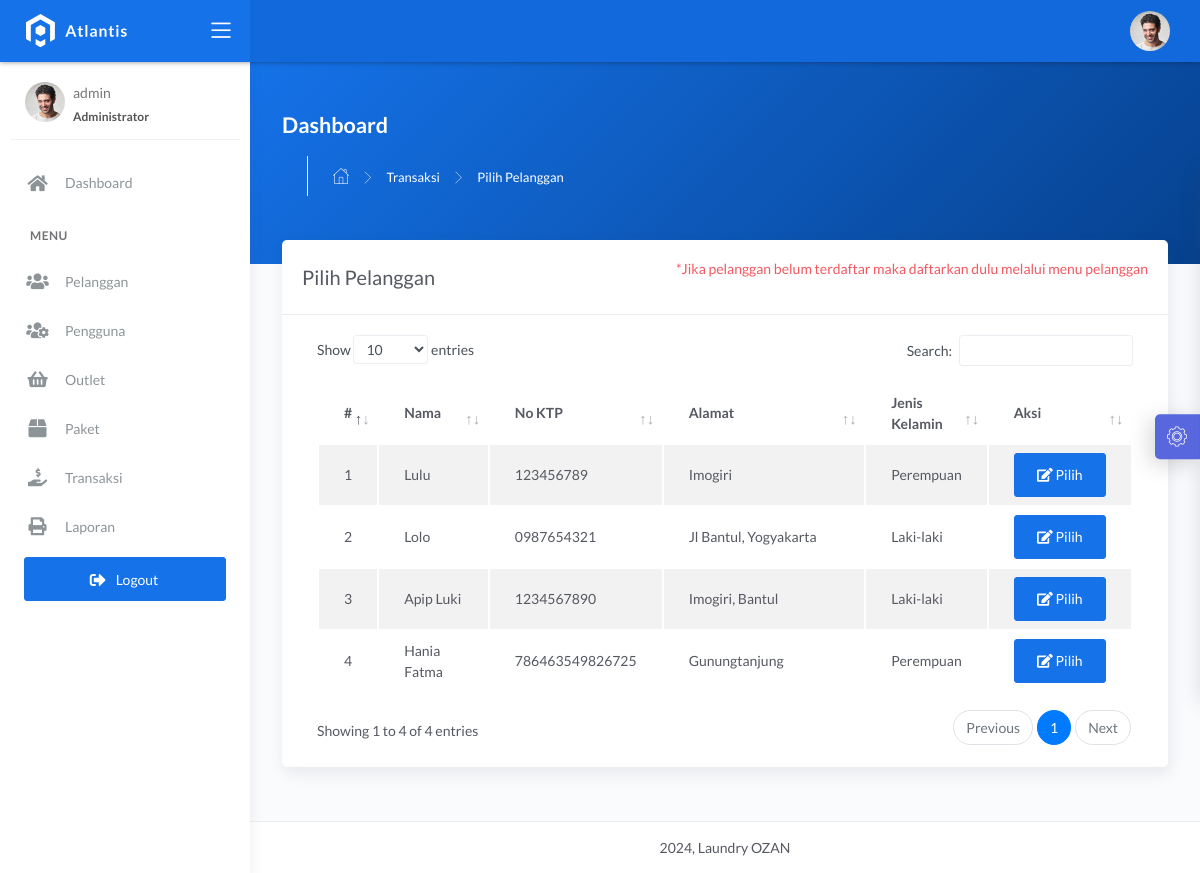
Page /admin/cari.php (signed in) on the committed database.
### tables this page shows
CREATE TABLE `pelanggan` (
  `id_pelanggan` int(11) NOT NULL,
  `nama_pelanggan` varchar(228) NOT NULL,
  `alamat_pelanggan` text NOT NULL,
  `jenis_kelamin` enum('L','P') NOT NULL,
  `telp_pelanggan` varchar(15) NOT NULL,
  `no_ktp` varchar(30) NOT NULL
);

### admin/cari.php (the view, shortened to what this page needs)
<?php
$title = 'Pilih Pelanggan';
require 'koneksi.php';
$query = 'SELECT * FROM pelanggan';
$data = mysqli_query($conn, $query);
require 'header.php';
?>
<div class="panel-header bg-primary-gradient">
    <div class="page-inner py-5">
        <div class="d-flex align-items-left align-items-md-center flex-column flex-md-row">
            <div>
                <h2 class="text-white pb-2 fw-bold">Dashboard</h2>
            </div>
        </div>
        <div class="page-header">
            <ul class="breadcrumbs">
                <li class="nav-home">
                    <a href="index.php" style="color: white;">
                        <i class="flaticon-home"></i>
                    </a>
                </li>
                <li class="separator" style="color: white;">
                    <i class="flaticon-right-arrow"></i>
                </li>
                <li class="nav-item">
                    <a href="transaksi.php" class="text-white">Transaksi</a>
                </li>
                <li class="separator" style="color: white;">
                    <i class="flaticon-right-arrow"></i>
                </li>
                <li class="nav-item">
                    <a href="#" class="text-white"><?= $title; ?></a>
                </li>
            </ul>
        </div>
    </div>
</div>
<div class="page-inner mt--5">
    <diva class="row">
        <div class="col-md-12">
            <div class="card">
                <div class="card-header">
                    <div class="d-flex align-items-center">
                        <h4 class="card-title"><?= $title; ?></h4>
                        <p class="ml-auto text-danger">
                            *Jika pelanggan belum terdaftar maka daftarkan dulu melalui menu pelanggan
                        </p>
                    </div>
                </div>
                <div class="card-body">
                    <div class="table-responsive">
                        <table id="basic-datatables" class="display table table-striped table-hover">
                            <thead>
                                <tr>
                                    <th style="width: 7%">#</th>
                                    <th>Nama</th>
                                    <th style="width: 20%;">No KTP</th>
                                    <th style="width: 25%;">Alamat</th>
                                    <th style="width: 15%;">Jenis Kelamin</th>
                                    <th style="width: 10%">Aksi</th>
                                </tr>
                            </thead>
                            <tbody>
                                <?php
                                $no = 1;
                                if (mysqli_num_rows($data) > 0) {
                                    while ($plg = mysqli_fetch_assoc($data)) {
                                ?>
                                        <tr>
                                            <td><?= $no++; ?></td>
                                            <td><?= $plg['nama_pelanggan']; ?></td>
                                            <td><?= $plg['no_ktp']; ?></td>
                                            <td><?= $plg['alamat_pelanggan']; ?></td>
                                            <td><?php if ($plg['jenis_kelamin'] == 'L') {
                                                    echo "Laki-laki";
                                                } else {
                                                    echo "Perempuan";
                                                } ?>
                                            </td>
                                            <td>
                                                <div class="form-button-action">
                                                    <a href="tambah_transaksi.php?id=<?= $plg['id_pelanggan']; ?>" type="button" class="btn btn-primary" data-original-title="pilih">
                                                        <i class="fa fa-edit"></i> Pilih
                                                    </a>
                                                </div>
                                            </td>
                                        </tr>
                                <?php }
                                }
                                ?>
                            </tbody>
                        </table>
                    </div>
                </div>
            </div>
        </div>
</div>
</div>
<?php
require 'footer.php';
?>

### rows in the picture
pelanggan: nama_pelanggan "Lulu", no_ktp "123456789", alamat_pelanggan "Imogiri", jenis_kelamin "Perempuan"
pelanggan: nama_pelanggan "Lolo", no_ktp "0987654321", alamat_pelanggan "Jl Bantul, Yogyakarta", jenis_kelamin "Laki-laki"
pelanggan: nama_pelanggan "Apip Luki", no_ktp "1234567890", alamat_pelanggan "Imogiri, Bantul", jenis_kelamin "Laki-laki"
pelanggan: nama_pelanggan "Hania Fatma", no_ktp "786463549826725", alamat_pelanggan "Gunungtanjung", jenis_kelamin "Perempuan"

### other values in the picture
$_SESSION['username'] "admin"
$title "Pilih Pelanggan"
